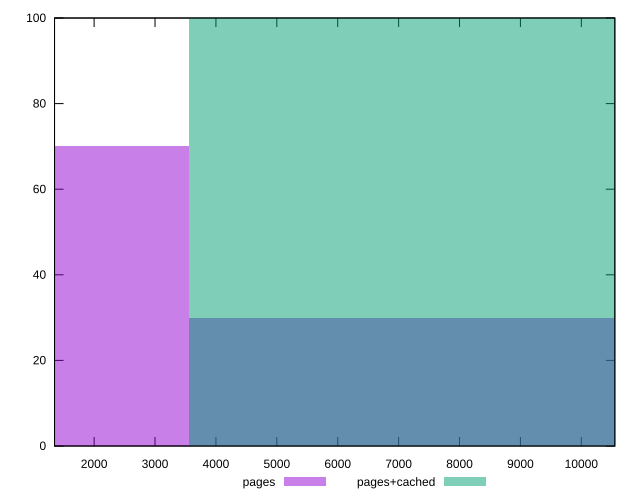

Write gnuplot code to recreate this figure.
reset

$pages <<EOF
0 70
7118.498807221697 30
EOF

$pagesCached <<EOF
7118.498807221697 100
EOF

set key outside below
set boxwidth 7118.498807221697
set xrange [1350:10550]
set yrange [0:100]
set trange [0:100]
set style fill transparent solid 0.5 noborder
set terminal svg size 640, 500 enhanced background rgb 'white'
set output "reprap/uses-text-compression/comparison/histogram/0_vs_1.svg"

plot $pages title "pages" with boxes, \
     $pagesCached title "pages+cached" with boxes

reset
